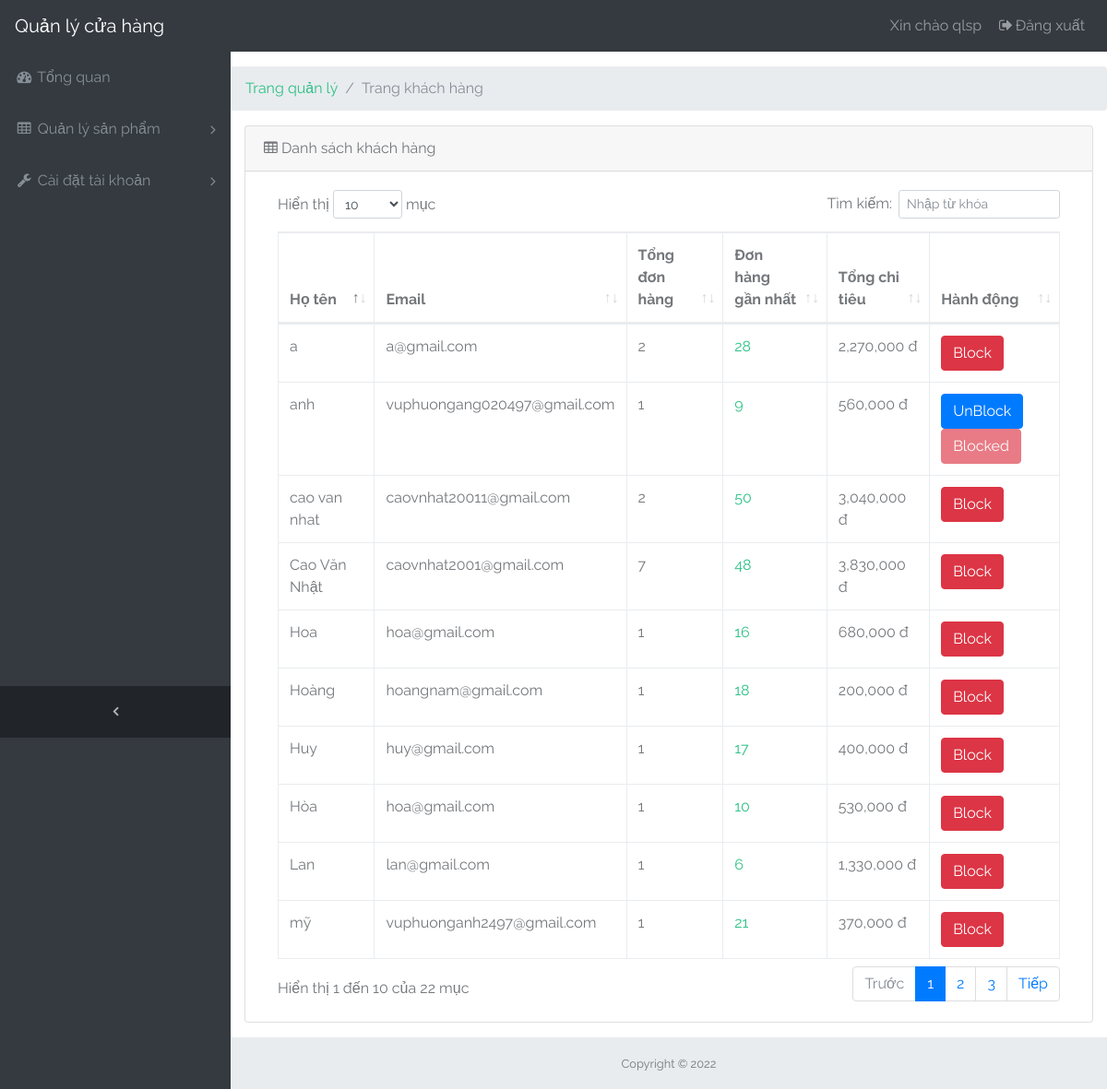
The app's page /admin/khach_hang.php (signed in) with its own data.
### tables this page shows
CREATE TABLE `khach_hang` (
  `ma_khach_hang` int(11) NOT NULL,
  `ten_khach_hang` varchar(100) NOT NULL,
  `phai` tinyint(1) NOT NULL DEFAULT 0,
  `email` varchar(50) NOT NULL,
  `dia_chi` varchar(100) NOT NULL,
  `dien_thoai` varchar(20) NOT NULL,
  `matKhau` varchar(250) NOT NULL,
  `isBlock` int(11) NOT NULL DEFAULT 0
);

### admin/views/layout.php (called while the page is built)
<?php
require_once "layouts/head.php";
require_once "layouts/body.php";
require_once "layouts/footer.php";

### admin/controllers/c_khach_hang.php (called while the page is built, shortened)
<?php
class C_khach_hang {
    function hien_thi_trang_khach_hang(){
        include("./models/m_khach_hang.php");
        $m_khach_hang = new M_khach_hang();
        $ds_khach_hang=$m_khach_hang->doc_tat_ca_khach_hang();
        require_once "./views/layout.php";
    }
}
?>

### admin/khach_hang.php (called while the page is built)
<?php
include("./controllers/c_khach_hang.php");
$c_khach_hang = new C_khach_hang();
$c_khach_hang->hien_thi_trang_khach_hang();
?>

### admin/models/database.php (called while the page is built, shortened)
<?php
class Database{
    public $host   = DB_HOST;
    public $user   = DB_USER;
    public $pass   = DB_PASS;
    public $dbname = DB_NAME;
    public $conn;
    public function __construct(){
        $this->conn->set_charset("utf8");
    }
private function connectDB(){
   $this->conn = new mysqli($this->host, $this->user, $this->pass,
    $this->dbname);
 }
public function execute($sql) {
  return $this->conn->query($sql);
}
public function loadAllRows($sql) {
  $result = $this->execute($sql);
  $data = [];
  while(($row = $result->fetch_assoc())) {
      $data[] =  $row;
  }
  return $data;
}
}
?>

### admin/models/m_khach_hang.php (called while the page is built, shortened)
<?php
require_once("database.php");
class M_khach_hang extends database
{
    function doc_tat_ca_khach_hang(){
        $sql = "SELECT khach_hang.*, sum(hoa_don.tong_thanh_tien) as tong_chi_tieu, count(hoa_don.ma_hoa_don) as don_hang, max(hoa_don.ma_hoa_don) as don_hang_gan_nhat fROM khach_hang join hoa_don on hoa_don.ma_khach_hang =khach_hang.ma_khach_hang group by hoa_don.ma_khach_hang";
        return $this->loadAllRows($sql);
    }
}
?>

### admin/views/khach_hang/v_ds_khach_hang.php (the view)
<table class="table table-bordered" id="dataTable" width="100%" cellspacing="0">
  <thead>
    <tr>
      <th>Họ tên</th>
      <th>Email</th>
      <th>Tổng đơn hàng</th>
      <th>Đơn hàng gần nhất</th>
      <th>Tổng chi tiêu</th>
      <th>Hành động</th>
    </tr>
  </thead>
  <tbody>
  <?php
    foreach ($ds_khach_hang as $khach_hang) {
        echo '<tr>
      <td>'.$khach_hang["ten_khach_hang"].'</td>
      <td>'.$khach_hang["email"].'</td>
      <td>'.$khach_hang["don_hang"].'</td>
      <td><a href="chi_tiet_hoa_don.php?ma_hoa_don='.$khach_hang['don_hang_gan_nhat'].'" title="Xem chi tiết đơn hàng" >'.$khach_hang['don_hang_gan_nhat'].'</a></td>
      <td>'.number_format($khach_hang["tong_chi_tieu"]).' đ</td>
      <td>';
        if ($khach_hang["isBlock"]==0)
          echo '<button type="button" name="btn-block" class="btn btn-danger" onclick="blockAjax('.$khach_hang["ma_khach_hang"].')">Block</button>';
        else
          echo '<button type="button" class="btn btn-primary" onclick="unblockAjax('.$khach_hang["ma_khach_hang"].')">UnBlock</button>
          <button type="button" class="btn btn-danger" disabled>Blocked</button>
          ';
      echo'</td>
    </tr>';
    }
  ?>
  </tbody>
</table>

### admin/public/css/sb-admin.css (style rules this page uses)
html { position: relative; min-height: 100%; }
body { overflow-x: hidden; }
body.sticky-footer { margin-bottom: 56px; }
body.fixed-nav { padding-top: 56px; }
a { text-decoration: none !important; }

### admin/public/css/style.css (style rules this page uses)
th, td { padding:10px; }

### admin/public/css/demo.css (style rules this page uses)
*, *:after, *:before { -webkit-box-sizing: border-box; box-sizing: border-box; }
body { background: #e7ecea; color: #74777b; font-weight: 400; font-size: 1em; font-family: 'Raleway', Arial, sans-serif; }
a { color: #2CC185; text-decoration: none; outline: none; }

### admin/public/css/print.css (style rules this page uses)
table { width: 100%; border-collapse: collapse; }
table thead th { font-weight: bold; font-size: 15px; border-bottom: 1px solid #ddd; text-align:left; }
table tbody { border-bottom: 1px solid #ddd; }
tbody tr { background: #fff; }
table td, table th { padding: 10px; line-height: 1.3em; }

### records on screen
khach_hang: ten_khach_hang "Lan", email "lan@gmail.com", don_hang "1", don_hang_gan_nhat "6", tong_chi_tieu "1,330,000"
khach_hang: ten_khach_hang "anh", email "vuphuongang020497@gmail.com", don_hang "1", don_hang_gan_nhat "9", tong_chi_tieu "560,000"
khach_hang: ten_khach_hang "Hòa", email "hoa@gmail.com", don_hang "1", don_hang_gan_nhat "10", tong_chi_tieu "530,000"
khach_hang: ten_khach_hang "Hoa", email "hoa@gmail.com", don_hang "1", don_hang_gan_nhat "16", tong_chi_tieu "680,000"
khach_hang: ten_khach_hang "Huy", email "huy@gmail.com", don_hang "1", don_hang_gan_nhat "17", tong_chi_tieu "400,000"
khach_hang: ten_khach_hang "Hoàng", email "hoangnam@gmail.com", don_hang "1", don_hang_gan_nhat "18", tong_chi_tieu "200,000"
khach_hang: ten_khach_hang "mỹ", email "vuphuonganh2497@gmail.com", don_hang "1", don_hang_gan_nhat "21", tong_chi_tieu "370,000"
khach_hang: ten_khach_hang "a", email "a@gmail.com", don_hang "2", don_hang_gan_nhat "28", tong_chi_tieu "2,270,000"
khach_hang: ten_khach_hang "Cao Văn Nhật", email "caovnhat2001@gmail.com", don_hang "7", don_hang_gan_nhat "48", tong_chi_tieu "3,830,000"
khach_hang: ten_khach_hang "cao van nhat", email "caovnhat20011@gmail.com", don_hang "2", don_hang_gan_nhat "50", tong_chi_tieu "3,040,000"

### other values on screen
$hoTen "qlsp"
$title "Trang khách hàng"
